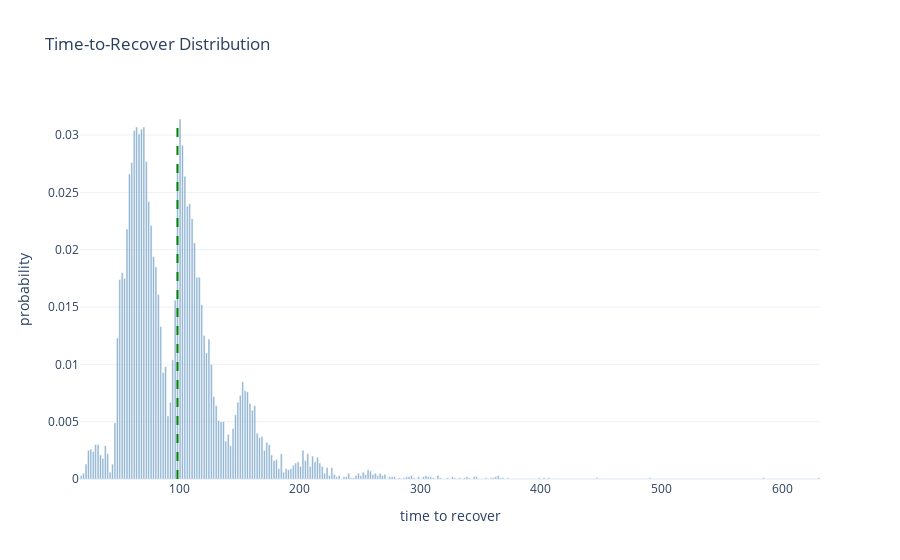
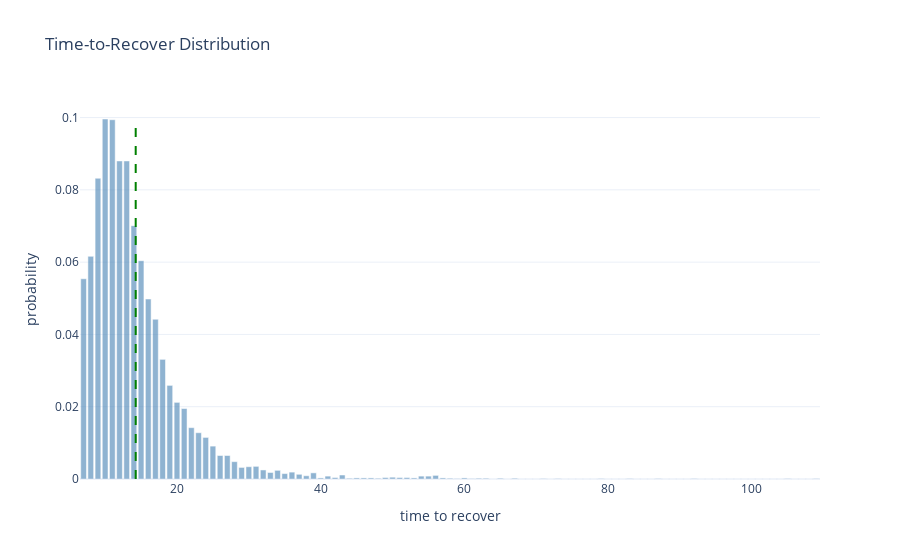
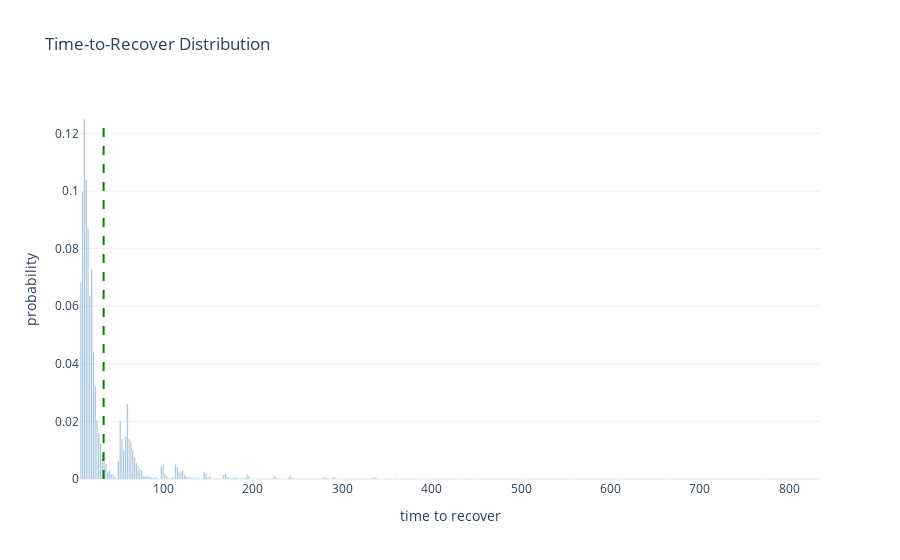
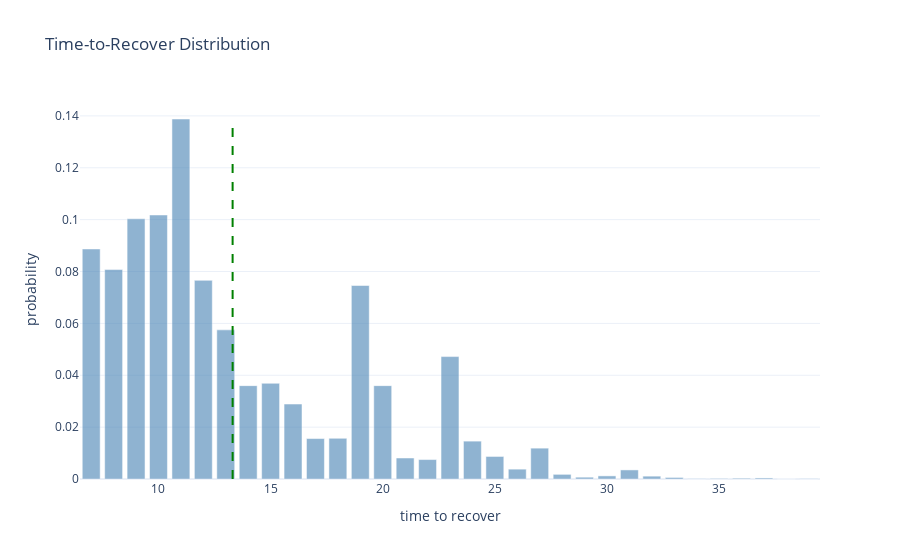

Notebook code cell kept with these figures, in order:
### Code cell
# Just restart the notebook and it will run all benchmarks again.
# Cached benchmarks are stored in memory and reused if the source file did not change.


from pprint import pprint


def compute_sha1(path):
    """Return SHA1 hash of the file's contents."""
    with open(path, "rb") as f:
        return hashlib.sha1(f.read()).hexdigest()


def load_module(name):
    """Import or reload impls.<name>."""
    full_name = "impls." + name

    if full_name in globals():
        module = importlib.reload(globals()[full_name])
    else:
        module = importlib.import_module(full_name)
        globals()[full_name] = module

    return module


def report(stats):
    render_distribution(stats)
    pprint(stats["metrics"])


# Iterate over implementation files
for file in IMPLS_DIR.glob("*.py"):
    name = file.stem

    # Skip interface and private modules
    if name == "_interface" or name.startswith("_"):
        continue

    print("Found implementation:", name)

    file_hash = compute_sha1(file)

    # If cached: check whether file changed
    if name in benchmark_cache:
        cached = benchmark_cache[name]
        cached_hash = cached["hash"]
        cached_stats = cached["stats"]

        if cached_hash == file_hash:
            print("  No changes. Using cached benchmark.")
            report(cached_stats)
            continue
        else:
            print("  File changed. Reloading and benchmarking again.")
    else:
        print("  First time seen. Benchmarking.")

    # Load/reload implementation
    module = load_module(name)

    # Require expected constructors
    if not hasattr(module, "producer_constructor") or not hasattr(
        module, "recoverer_constructor"
    ):
        print("  Missing constructors. Skipping.\n")
        continue

    N = 5
    D = 2**20
    producer_constructor = module.producer_constructor
    recoverer_constructor = module.recoverer_constructor
    D = getattr(module, "override_D", lambda _: D)(N)

    # Run benchmark
    stats = visual_benchmark(
        producer_constructor,
        recoverer_constructor,
        N=N,
        D=D,
        passes=10000,
    )

    # Store into cache
    benchmark_cache[name] = {
        "hash": file_hash,
        "stats": stats,
    }

    # Render the new result
    report(stats)

### Figure 1 — Plotly figure (JSON) as saved in the notebook; plotly's stock layout.template omitted (floating-point values rounded to 4 significant figures; data arrays with more than 128 entries replaced by an {"elided": "..."} marker saying what was removed)
{"data": [{"marker": {"color": "steelblue"}, "name": "probability", "opacity": 0.6, "type": "bar", "x": {"elided": "307 float values"}, "y": {"elided": "307 float values"}}], "layout": {"shapes": [{"line": {"color": "green", "dash": "dash", "width": 2}, "type": "line", "x0": 98.37, "x1": 98.37, "y0": 0, "y1": 0.0314}], "title": {"text": "Time-to-Recover Distribution"}, "xaxis": {"title": {"text": "time to recover"}}, "yaxis": {"title": {"text": "probability"}}}}

### Figure 2 — Plotly figure (JSON) as saved in the notebook; plotly's stock layout.template omitted (floating-point values rounded to 4 significant figures)
{"data": [{"marker": {"color": "steelblue"}, "name": "probability", "opacity": 0.6, "type": "bar", "x": [7, 8, 9, 10, 11, 12, 13, 14, 15, 16, 17, 18, 19, 20, 21, 22, 23, 24, 25, 26, 27, 28, 29, 30, 31, 32, 33, 34, 35, 36, 37, 38, 39, 40, 41, 42, 43, 44, 45, 46, 47, 48, 49, 50, 51, 52, 53, 54, 55, 56, 57, 58, 59, 60, 61, 62, 63, 64, 65, 66, 67, 68, 69, 70, 71, 72, 73, 74, 75, 76, 77, 78, 79, 80, 81, 82, 83, 84, 85, 86, 87, 88, 89, 90, 91, 92, 93, 94, 95, 96, 97, 98, 99, 100, 101, 102, 103, 104, 105, 106, 107, 108, 109], "y": [0.0554, 0.0616, 0.0832, 0.0996, 0.0994, 0.088, 0.088, 0.0701, 0.0604, 0.0498, 0.0442, 0.0331, 0.0259, 0.0212, 0.0195, 0.0142, 0.0128, 0.0115, 0.0091, 0.0065, 0.0065, 0.0048, 0.0032, 0.0034, 0.0035, 0.0025, 0.0018, 0.0024, 0.0015, 0.0019, 0.0013, 0.0009, 0.0017, 0.0003, 0.0008, 0.0004, 0.0011, 0.0002, 0.0003, 0.0003, 0.0003, 0.0002, 0.0004, 0.0005, 0.0004, 0.0004, 0.0003, 0.0008, 0.0008, 0.001, 0.0003, 0.0002, 0.0001, 0.0003, 0.0001, 0.0002, 0.0002, 0.0, 0.0002, 0.0, 0.0002, 0.0, 0.0, 0.0, 0.0001, 0.0, 0.0001, 0.0, 0.0, 0.0, 0.0, 0.0, 0.0001, 0.0, 0.0, 0.0, 0.0001, 0.0, 0.0, 0.0, 0.0001, 0.0, 0.0, 0.0, 0.0, 0.0001, 0.0, 0.0, 0.0, 0.0, 0.0, 0.0, 0.0, 0.0, 0.0, 0.0, 0.0, 0.0, 0.0001, 0.0, 0.0, 0.0, 0.0001]}], "layout": {"shapes": [{"line": {"color": "green", "dash": "dash", "width": 2}, "type": "line", "x0": 14.25, "x1": 14.25, "y0": 0, "y1": 0.0996}], "title": {"text": "Time-to-Recover Distribution"}, "xaxis": {"title": {"text": "time to recover"}}, "yaxis": {"title": {"text": "probability"}}}}

### Figure 3 — Plotly figure (JSON) as saved in the notebook; plotly's stock layout.template omitted (floating-point values rounded to 4 significant figures; data arrays with more than 128 entries replaced by an {"elided": "..."} marker saying what was removed)
{"data": [{"marker": {"color": "steelblue"}, "name": "probability", "opacity": 0.6, "type": "bar", "x": {"elided": "414 float values"}, "y": {"elided": "414 float values"}}], "layout": {"shapes": [{"line": {"color": "green", "dash": "dash", "width": 2}, "type": "line", "x0": 32.92, "x1": 32.92, "y0": 0, "y1": 0.125}], "title": {"text": "Time-to-Recover Distribution"}, "xaxis": {"title": {"text": "time to recover"}}, "yaxis": {"title": {"text": "probability"}}}}

### Figure 4 — Plotly figure (JSON) as saved in the notebook; plotly's stock layout.template omitted (floating-point values rounded to 4 significant figures)
{"data": [{"marker": {"color": "steelblue"}, "name": "probability", "opacity": 0.6, "type": "bar", "x": [7, 8, 9, 10, 11, 12, 13, 14, 15, 16, 17, 18, 19, 20, 21, 22, 23, 24, 25, 26, 27, 28, 29, 30, 31, 32, 33, 34, 35, 36, 37, 38, 39], "y": [0.0887, 0.0808, 0.1003, 0.1018, 0.1388, 0.0766, 0.0575, 0.036, 0.0369, 0.0289, 0.0156, 0.0157, 0.0746, 0.036, 0.0081, 0.0075, 0.0472, 0.0146, 0.0087, 0.0038, 0.0119, 0.0018, 0.0007, 0.0012, 0.0035, 0.0011, 0.0006, 0.0001, 0.0002, 0.0003, 0.0004, 0.0, 0.0001]}], "layout": {"shapes": [{"line": {"color": "green", "dash": "dash", "width": 2}, "type": "line", "x0": 13.31, "x1": 13.31, "y0": 0, "y1": 0.1388}], "title": {"text": "Time-to-Recover Distribution"}, "xaxis": {"title": {"text": "time to recover"}}, "yaxis": {"title": {"text": "probability"}}}}
